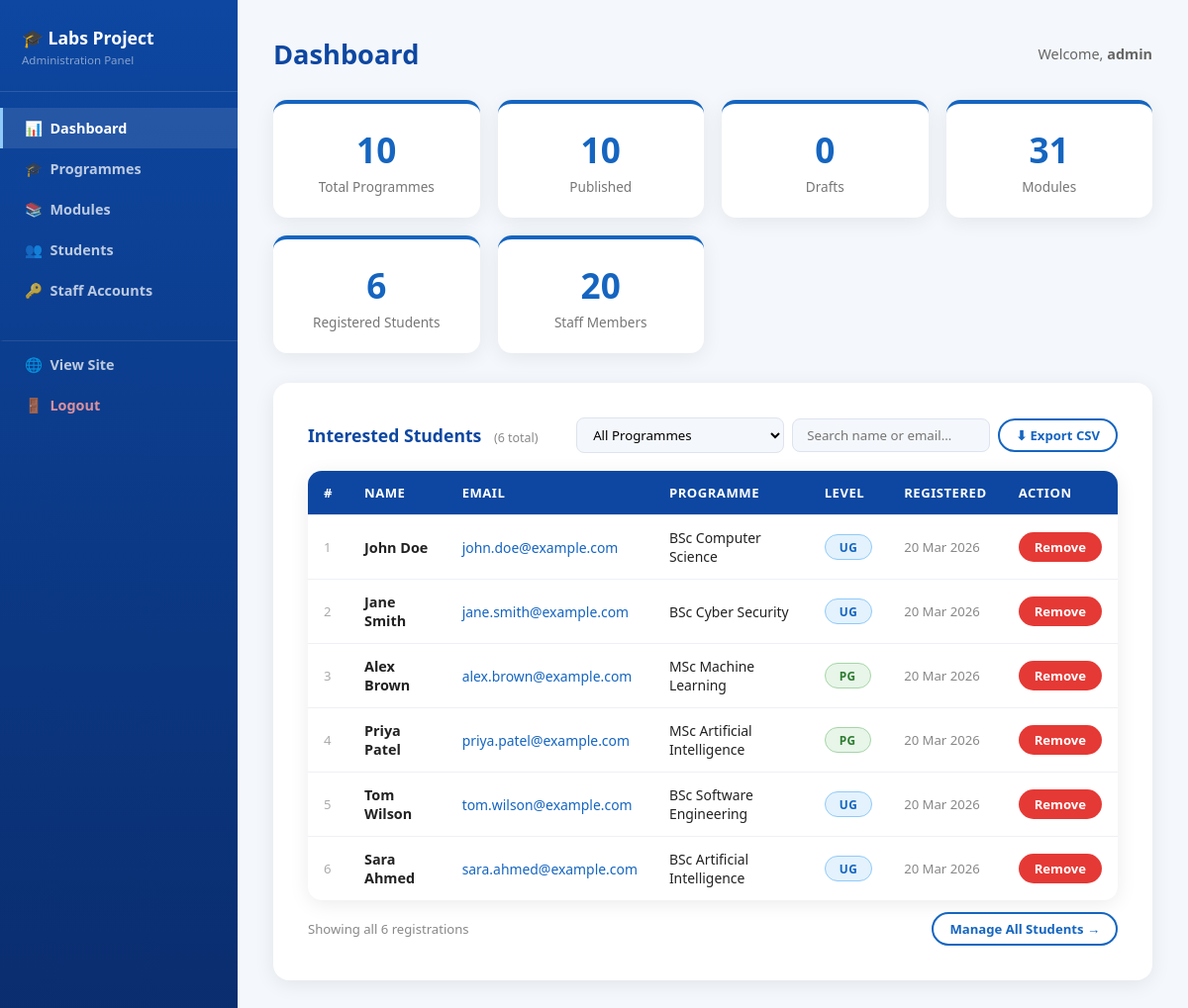
The page /admin/dashboard.php (signed in) on the database its author committed.
### tables this page shows
CREATE TABLE IF NOT EXISTS InterestedStudents (
    InterestID   INT AUTO_INCREMENT PRIMARY KEY,
    ProgrammeID  INT NOT NULL,
    StudentName  VARCHAR(100) NOT NULL,
    Email        VARCHAR(255) NOT NULL,
    RegisteredAt TIMESTAMP DEFAULT CURRENT_TIMESTAMP,
    IsActive     TINYINT(1) DEFAULT 1,
    UNIQUE KEY no_duplicates (ProgrammeID, Email),
    FOREIGN KEY (ProgrammeID) REFERENCES Programmes(ProgrammeID) ON DELETE CASCADE
);

CREATE TABLE IF NOT EXISTS Programmes (
    ProgrammeID       INTEGER PRIMARY KEY AUTO_INCREMENT,
    ProgrammeName     VARCHAR(200) NOT NULL,
    LevelID           INTEGER,
    ProgrammeLeaderID INTEGER,
    Description       TEXT,
    Image             VARCHAR(255),
    ImageAlt          VARCHAR(255),
    IsPublished       TINYINT(1) DEFAULT 1,
    FOREIGN KEY (LevelID)           REFERENCES Levels(LevelID),
    FOREIGN KEY (ProgrammeLeaderID) REFERENCES Staff(StaffID)
);

### admin/dashboard.php (the view, shortened to what this page needs)
<?php
require_once __DIR__ . '/../includes/db.php';
$totalProg     = $pdo->query("SELECT COUNT(*) FROM Programmes")->fetchColumn();
$publishedProg = $pdo->query("SELECT COUNT(*) FROM Programmes WHERE IsPublished=1")->fetchColumn();
$totalModules  = $pdo->query("SELECT COUNT(*) FROM Modules")->fetchColumn();
$totalStudents = $pdo->query("SELECT COUNT(*) FROM InterestedStudents WHERE IsActive=1")->fetchColumn();
$totalStaff    = $pdo->query("SELECT COUNT(*) FROM Staff")->fetchColumn();
$students = $pdo->query("
    SELECT i.InterestID, i.StudentName, i.Email, i.RegisteredAt,
           p.ProgrammeName, p.ProgrammeID, l.LevelName, l.LevelID
    FROM InterestedStudents i
    JOIN Programmes p ON i.ProgrammeID = p.ProgrammeID
    JOIN Levels l ON p.LevelID = l.LevelID
    WHERE i.IsActive = 1
    ORDER BY i.RegisteredAt DESC
")->fetchAll();
require_once __DIR__ . '/admin_header.php';
?>
<div class="admin-topbar">
  <h1 class="page-title">Dashboard</h1>
  <span style="color:#666;font-size:.9rem;">Welcome, <strong><?= htmlspecialchars($_SESSION['admin_user']) ?></strong></span>
</div>
<div class="stat-grid">
  <div class="stat-card"><div class="num"><?= $totalProg ?></div><div class="lbl">Total Programmes</div></div>
  <div class="stat-card"><div class="num"><?= $publishedProg ?></div><div class="lbl">Published</div></div>
  <div class="stat-card"><div class="num"><?= $totalProg - $publishedProg ?></div><div class="lbl">Drafts</div></div>
  <div class="stat-card"><div class="num"><?= $totalModules ?></div><div class="lbl">Modules</div></div>
  <div class="stat-card"><div class="num"><?= $totalStudents ?></div><div class="lbl">Registered Students</div></div>
  <div class="stat-card"><div class="num"><?= $totalStaff ?></div><div class="lbl">Staff Members</div></div>
</div>
<div class="form-box">
  <div style="display:flex;align-items:center;justify-content:space-between;flex-wrap:wrap;gap:12px;margin-bottom:18px;">
    <h2 style="font-size:1.1rem;margin:0;padding:0;border:none;">
      Interested Students
      <span style="font-size:.78rem;font-weight:500;color:#888;margin-left:8px;">(<?= count($students) ?> total)</span>
    </h2>
    <div style="display:flex;gap:8px;align-items:center;flex-wrap:wrap;">
      <select id="prog-filter" onchange="filterTable()"
              style="padding:7px 12px;border-radius:8px;border:1.5px solid #dde3f0;font-family:'Segoe UI',sans-serif;font-size:.83rem;background:#f4f7fb;cursor:pointer;outline:none;">
        <option value="">All Programmes</option>
      </select>
      <input type="search" id="stu-search" placeholder="Search name or email…" oninput="filterTable()"
             style="padding:7px 14px;border-radius:8px;border:1.5px solid #dde3f0;font-family:'Segoe UI',sans-serif;font-size:.83rem;background:#f4f7fb;outline:none;width:200px;">
      <a href="students.php?export=1" class="btn btn-outline btn-sm">⬇ Export CSV</a>
    </div>
  </div>
  <?php if (empty($students)): ?>
    <p style="color:#666;text-align:center;padding:30px 0;">No students have registered interest yet.</p>
  <?php else: ?>
  <div class="table-wrap">
    <table id="stu-table">
      <thead>
        <tr>
          <th>#</th>
          <th>Name</th>
          <th>Email</th>
          <th>Programme</th>
          <th>Level</th>
          <th>Registered</th>
          <th>Action</th>
        </tr>
      </thead>
      <tbody>
        <?php $n = 1; foreach ($students as $s): ?>
          <tr class="stu-row prog-<?= $s['ProgrammeID'] ?>"
              data-name="<?= strtolower(htmlspecialchars($s['StudentName'])) ?>"
              data-email="<?= strtolower(htmlspecialchars($s['Email'])) ?>">
            <td class="row-num" style="color:#aaa;font-size:.82rem;"><?= $n++ ?></td>
            <td style="font-weight:600;"><?= htmlspecialchars($s['StudentName']) ?></td>
            <td>
              <a href="mailto:<?= htmlspecialchars($s['Email']) ?>"
                 style="color:#1565c0;text-decoration:none;font-size:.87rem;">
                <?= htmlspecialchars($s['Email']) ?>
              </a>
            </td>
            <td style="font-size:.87rem;"><?= htmlspecialchars($s['ProgrammeName']) ?></td>
            <td>
              <span class="badge <?= $s['LevelID'] == 1 ? 'badge-ug' : 'badge-pg' ?>">
                <?= $s['LevelName'] === 'Undergraduate' ? 'UG' : 'PG' ?>
              </span>
            </td>
            <td style="color:#888;font-size:.82rem;white-space:nowrap;"><?= date('d M Y', strtotime($s['RegisteredAt'])) ?></td>
            <td>
              <form method="POST" action="students.php" style="display:inline;"
                    onsubmit="return confirm('Remove this student?')">
                <button type="submit" class="btn btn-danger btn-sm">Remove</button>
              </form>
            </td>
          </tr>
        <?php endforeach; ?>
      </tbody>
    </table>
  </div>
  <div style="display:flex;align-items:center;justify-content:space-between;margin-top:12px;flex-wrap:wrap;gap:8px;">
    <p id="filter-count" style="color:#888;font-size:.82rem;">
      Showing all <?= count($students) ?> registration<?= count($students) !== 1 ? 's' : '' ?>
    </p>
    <a href="students.php" class="btn btn-outline btn-sm">Manage All Students →</a>
  </div>
  <?php endif; ?>
</div>
  </main></div></body></html>

### assets/css/style.css (style rules this page uses)
*,*::before,*::after { box-sizing:border-box;margin:0;padding:0 }
html { scroll-behavior:smooth }
body { font-family:"Segoe UI",Tahoma,sans-serif;background:#f4f7fb;color:#222;min-height:100vh }
.badge { display:inline-block;padding:4px 14px;border-radius:25px;font-size:.74rem;font-weight:700;text-transform:uppercase;letter-spacing:.5px }
.badge-ug { background:#e3f2fd;color:#1565c0;border:1.5px solid #90caf9 }
.badge-pg { background:#e8f5e9;color:#2e7d32;border:1.5px solid #a5d6a7 }
.btn { display:inline-block;padding:11px 28px;border-radius:30px;font-family:"Segoe UI",sans-serif;font-size:.92rem;font-weight:700;cursor:pointer;border:none;text-decoration:none;transition:all .3s;text-align:center }
.btn-outline { background:transparent;color:#1565c0;border:2px solid #1565c0 }
.btn-danger { background:#e53935;color:white }
.btn-sm { padding:6px 16px;font-size:.82rem }
.form-box { background:white;padding:35px;border-radius:16px;box-shadow:0 4px 20px rgba(0,0,0,.08) }
.form-box h2 { font-size:1.4rem;font-weight:800;color:#0d47a1;margin-bottom:22px;padding-bottom:10px;border-bottom:3px solid #1976d2 }
.table-wrap { background:white;border-radius:14px;box-shadow:0 4px 20px rgba(0,0,0,.08);overflow:hidden }
table { width:100%;border-collapse:collapse;font-size:.9rem }
th,td { padding:13px 16px;border-bottom:1px solid #eef0f5;text-align:left }
th { background:#0d47a1;color:white;font-weight:700;font-size:.82rem;text-transform:uppercase;letter-spacing:.5px }
tr:last-child td { border-bottom:none }
.admin-topbar { display:flex;align-items:center;justify-content:space-between;margin-bottom:28px;flex-wrap:wrap;gap:12px }
.page-title { color:#0d47a1;font-size:1.7rem;font-weight:800 }
.stat-grid { display:grid;grid-template-columns:repeat(auto-fill,minmax(170px,1fr));gap:18px;margin-bottom:30px }
.stat-card { background:white;border-radius:14px;padding:22px;box-shadow:0 4px 20px rgba(0,0,0,.07);text-align:center;transition:transform .3s,box-shadow .3s;border-top:4px solid #1565c0 }
.stat-card .num { font-size:2.2rem;font-weight:800;color:#1565c0 }
.stat-card .lbl { font-size:.85rem;color:#777;margin-top:4px }
a { color:#1565c0;font-weight:500 }

### rows shown on the page
interestedstudents: StudentName "John Doe", Email "john.doe@example.com", ProgrammeID.ProgrammeName "BSc Computer Science", shows "UG", RegisteredAt "20 Mar 2026"
interestedstudents: StudentName "Jane Smith", Email "jane.smith@example.com", ProgrammeID.ProgrammeName "BSc Cyber Security", shows "UG", RegisteredAt "20 Mar 2026"
interestedstudents: StudentName "Alex Brown", Email "alex.brown@example.com", ProgrammeID.ProgrammeName "MSc Machine Learning", shows "PG", RegisteredAt "20 Mar 2026"
interestedstudents: StudentName "Priya Patel", Email "priya.patel@example.com", ProgrammeID.ProgrammeName "MSc Artificial Intelligence", shows "PG", RegisteredAt "20 Mar 2026"
interestedstudents: StudentName "Tom Wilson", Email "tom.wilson@example.com", ProgrammeID.ProgrammeName "BSc Software Engineering", shows "UG", RegisteredAt "20 Mar 2026"
interestedstudents: StudentName "Sara Ahmed", Email "sara.ahmed@example.com", ProgrammeID.ProgrammeName "BSc Artificial Intelligence", shows "UG", RegisteredAt "20 Mar 2026"

### other values the page prints
$_SESSION['admin_user'] "admin"
$totalProg "10"
$publishedProg "10"
$totalProg - $publishedProg "0"
$totalModules "31"
$totalStudents "6"
$totalStaff "20"
count($students) "6"
